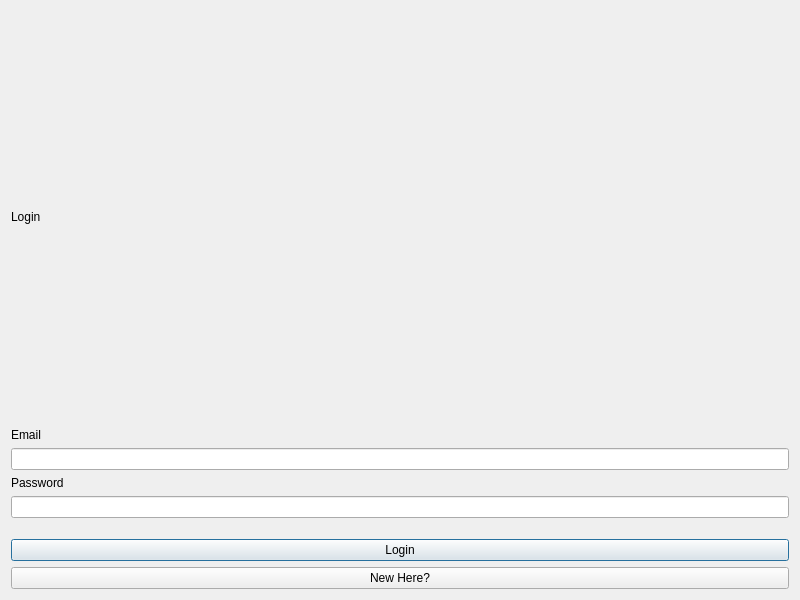
<?xml version="1.0" encoding="UTF-8"?>
<ui version="4.0">
 <class>LoginForm</class>
 <widget class="QDialog" name="LoginForm">
  <property name="geometry">
   <rect>
    <x>0</x>
    <y>0</y>
    <width>800</width>
    <height>600</height>
   </rect>
  </property>
  <property name="minimumSize">
   <size>
    <width>800</width>
    <height>600</height>
   </size>
  </property>
  <property name="windowTitle">
   <string>Dialog</string>
  </property>
  <layout class="QGridLayout" name="gridLayout">
   <item row="0" column="0">
    <widget class="QLabel" name="LoginTitle">
     <property name="text">
      <string>Login</string>
     </property>
    </widget>
   </item>
   <item row="3" column="0">
    <widget class="QLabel" name="label">
     <property name="sizePolicy">
      <sizepolicy hsizetype="Preferred" vsizetype="Fixed">
       <horstretch>0</horstretch>
       <verstretch>0</verstretch>
      </sizepolicy>
     </property>
     <property name="text">
      <string>Password</string>
     </property>
    </widget>
   </item>
   <item row="2" column="0">
    <widget class="QLineEdit" name="Email"/>
   </item>
   <item row="6" column="0">
    <widget class="QPushButton" name="LoginBtn">
     <property name="text">
      <string>Login</string>
     </property>
    </widget>
   </item>
   <item row="5" column="0">
    <spacer name="horizontalSpacer">
     <property name="orientation">
      <enum>Qt::Vertical</enum>
     </property>
     <property name="sizeType">
      <enum>QSizePolicy::Fixed</enum>
     </property>
     <property name="sizeHint" stdset="0">
      <size>
       <width>20</width>
       <height>15</height>
      </size>
     </property>
    </spacer>
   </item>
   <item row="1" column="0">
    <widget class="QLabel" name="label_2">
     <property name="sizePolicy">
      <sizepolicy hsizetype="Preferred" vsizetype="Fixed">
       <horstretch>0</horstretch>
       <verstretch>0</verstretch>
      </sizepolicy>
     </property>
     <property name="text">
      <string>Email</string>
     </property>
    </widget>
   </item>
   <item row="4" column="0">
    <widget class="QLineEdit" name="Password"/>
   </item>
   <item row="7" column="0">
    <widget class="QPushButton" name="NewHereBtn">
     <property name="text">
      <string>New Here?</string>
     </property>
    </widget>
   </item>
  </layout>
 </widget>
 <resources/>
 <connections/>
</ui>
